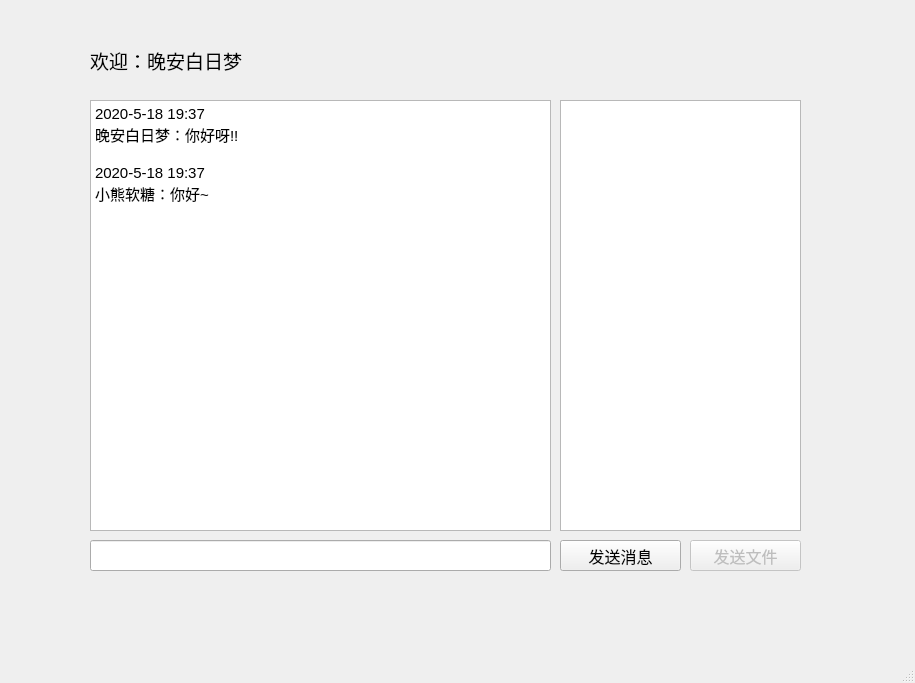
<?xml version="1.0" encoding="UTF-8"?>
<ui version="4.0">
 <class>MainWindow</class>
 <widget class="QMainWindow" name="MainWindow">
  <property name="geometry">
   <rect>
    <x>0</x>
    <y>0</y>
    <width>915</width>
    <height>683</height>
   </rect>
  </property>
  <property name="minimumSize">
   <size>
    <width>915</width>
    <height>683</height>
   </size>
  </property>
  <property name="maximumSize">
   <size>
    <width>915</width>
    <height>683</height>
   </size>
  </property>
  <property name="windowTitle">
   <string>MainWindow</string>
  </property>
  <widget class="QWidget" name="centralwidget">
   <widget class="QLabel" name="title">
    <property name="geometry">
     <rect>
      <x>90</x>
      <y>0</y>
      <width>411</width>
      <height>121</height>
     </rect>
    </property>
    <property name="font">
     <font>
      <family>HarmonyOS Sans</family>
      <pointsize>14</pointsize>
     </font>
    </property>
    <property name="text">
     <string>欢迎：晚安白日梦</string>
    </property>
   </widget>
   <widget class="QTextBrowser" name="messageDialog">
    <property name="geometry">
     <rect>
      <x>90</x>
      <y>100</y>
      <width>461</width>
      <height>431</height>
     </rect>
    </property>
    <property name="html">
     <string>&lt;!DOCTYPE HTML PUBLIC &quot;-//W3C//DTD HTML 4.0//EN&quot; &quot;http://www.w3.org/TR/REC-html40/strict.dtd&quot;&gt;
&lt;html&gt;&lt;head&gt;&lt;meta name=&quot;qrichtext&quot; content=&quot;1&quot; /&gt;&lt;style type=&quot;text/css&quot;&gt;
p, li { white-space: pre-wrap; }
&lt;/style&gt;&lt;/head&gt;&lt;body style=&quot; font-family:'SimSun'; font-size:9pt; font-weight:400; font-style:normal;&quot;&gt;
&lt;p style=&quot; margin-top:0px; margin-bottom:0px; margin-left:0px; margin-right:0px; -qt-block-indent:0; text-indent:0px;&quot;&gt;&lt;span style=&quot; font-size:11pt;&quot;&gt;2020-5-18 19:37&lt;/span&gt;&lt;/p&gt;
&lt;p style=&quot; margin-top:0px; margin-bottom:0px; margin-left:0px; margin-right:0px; -qt-block-indent:0; text-indent:0px;&quot;&gt;&lt;span style=&quot; font-size:11pt;&quot;&gt;晚安白日梦：你好呀!!&lt;/span&gt;&lt;/p&gt;
&lt;p style=&quot;-qt-paragraph-type:empty; margin-top:0px; margin-bottom:0px; margin-left:0px; margin-right:0px; -qt-block-indent:0; text-indent:0px; font-size:11pt;&quot;&gt;&lt;br /&gt;&lt;/p&gt;
&lt;p style=&quot; margin-top:0px; margin-bottom:0px; margin-left:0px; margin-right:0px; -qt-block-indent:0; text-indent:0px;&quot;&gt;&lt;span style=&quot; font-size:11pt;&quot;&gt;2020-5-18 19:37&lt;/span&gt;&lt;/p&gt;
&lt;p style=&quot; margin-top:0px; margin-bottom:0px; margin-left:0px; margin-right:0px; -qt-block-indent:0; text-indent:0px;&quot;&gt;&lt;span style=&quot; font-size:11pt;&quot;&gt;小熊软糖：你好~&lt;/span&gt;&lt;/p&gt;&lt;/body&gt;&lt;/html&gt;</string>
    </property>
   </widget>
   <widget class="QListView" name="userList">
    <property name="geometry">
     <rect>
      <x>560</x>
      <y>100</y>
      <width>241</width>
      <height>431</height>
     </rect>
    </property>
   </widget>
   <widget class="QLineEdit" name="messageEdit">
    <property name="geometry">
     <rect>
      <x>90</x>
      <y>540</y>
      <width>461</width>
      <height>31</height>
     </rect>
    </property>
   </widget>
   <widget class="QPushButton" name="sendButton">
    <property name="geometry">
     <rect>
      <x>560</x>
      <y>540</y>
      <width>121</width>
      <height>31</height>
     </rect>
    </property>
    <property name="font">
     <font>
      <family>HarmonyOS Sans</family>
      <pointsize>12</pointsize>
     </font>
    </property>
    <property name="text">
     <string>发送消息</string>
    </property>
   </widget>
   <widget class="QPushButton" name="sendFileButton">
    <property name="enabled">
     <bool>false</bool>
    </property>
    <property name="geometry">
     <rect>
      <x>690</x>
      <y>540</y>
      <width>111</width>
      <height>31</height>
     </rect>
    </property>
    <property name="font">
     <font>
      <family>HarmonyOS Sans</family>
      <pointsize>12</pointsize>
     </font>
    </property>
    <property name="text">
     <string>发送文件</string>
    </property>
   </widget>
  </widget>
  <widget class="QMenuBar" name="menubar">
   <property name="geometry">
    <rect>
     <x>0</x>
     <y>0</y>
     <width>915</width>
     <height>26</height>
    </rect>
   </property>
  </widget>
  <widget class="QStatusBar" name="statusbar"/>
 </widget>
 <resources/>
 <connections/>
</ui>
